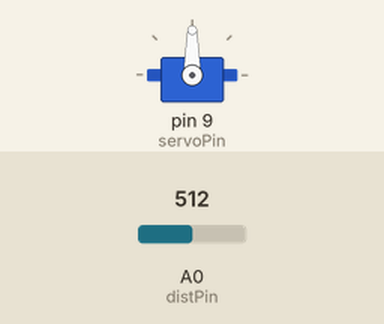
Recording of a sketch running on a simulated Arduino Uno, built with avr-gcc and run on an emulated ATmega328P. Shown: servo. The test bench sets the inputs (shaded band); at power-on: A0 (distPin) = 512.

Above: at 1.2 s.
1.3 s: A0 (distPin) set to 716
At 2.2 s:
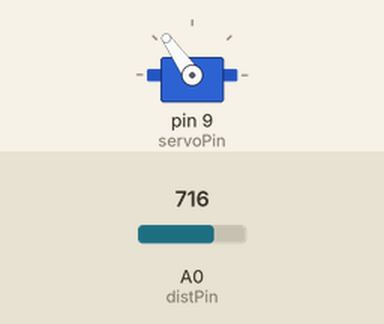
2.8 s: A0 (distPin) set to 900
At 3.3 s:
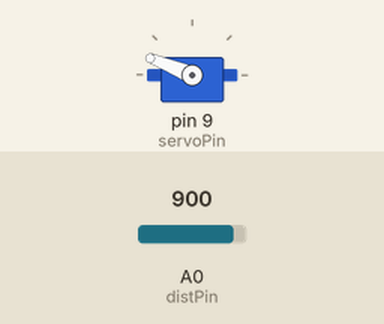
4.3 s: A0 (distPin) set to 1023
At 5.5 s:
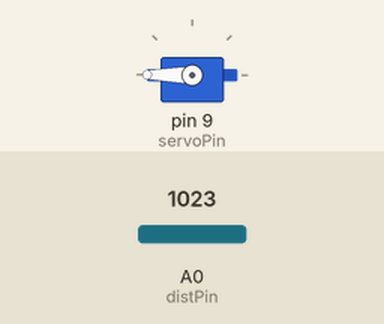
5.8 s: A0 (distPin) set to 306
At 6.8 s:
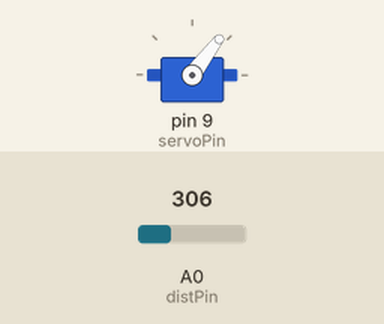
7.3 s: A0 (distPin) set to 122
At 8.0 s:
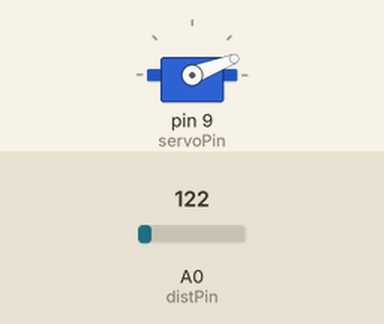
Timing chart, 0 to 9.8 s (numbered marks = the images above; inputs shaded):
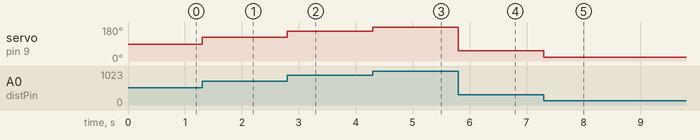

The sketch:

ir_servo_control.pde
```cpp
//Program by Jeremy Blum
//www.jeremyblum.com
//Controls a Servo Motor using the info from an IR Distance Sensor

//Include Servo Library
#include <Servo.h>

//Define Pins
int servoPin = 9;
int distPin = 0;

//Create Servo Object
Servo jeremysServo;

void setup()
{

  //Attaches the Servo to our object
  jeremysServo.attach(servoPin);
}

void loop()
{
  //Read the Distance Sensor and adjust values
  int dist = analogRead(distPin);
  int pos = map(dist, 0, 1023, 0, 180);

  //Turn the servo
  jeremysServo.write(pos);

}
```

Measured:
- after the input at 1.3 s, servo on pin 9 (servoPin): 90° → 125° at once
- after the input at 2.8 s, servo on pin 9 (servoPin): 125° → 158° at once
- after the input at 4.3 s, servo on pin 9 (servoPin): 158° → 180° at once
- after the input at 5.8 s, servo on pin 9 (servoPin): 180° → 53° at once
- after the input at 7.3 s, servo on pin 9 (servoPin): 53° → 21° at once
